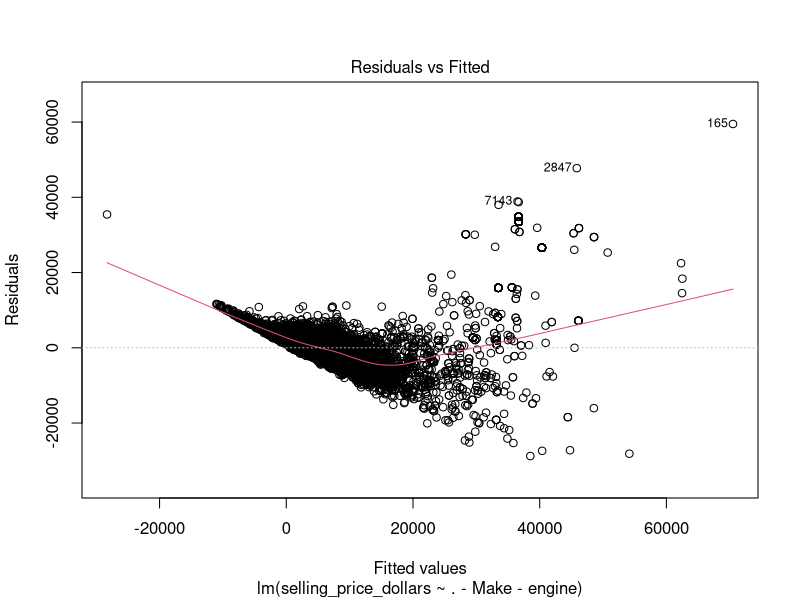
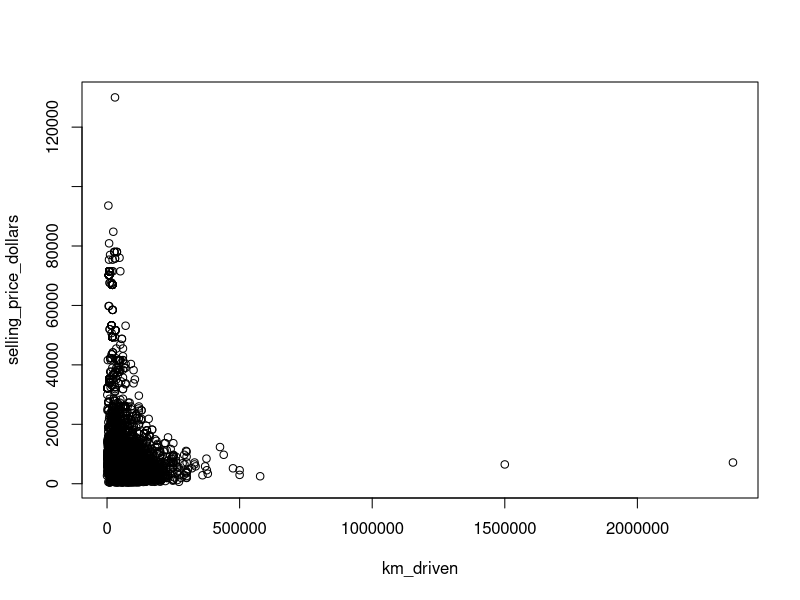
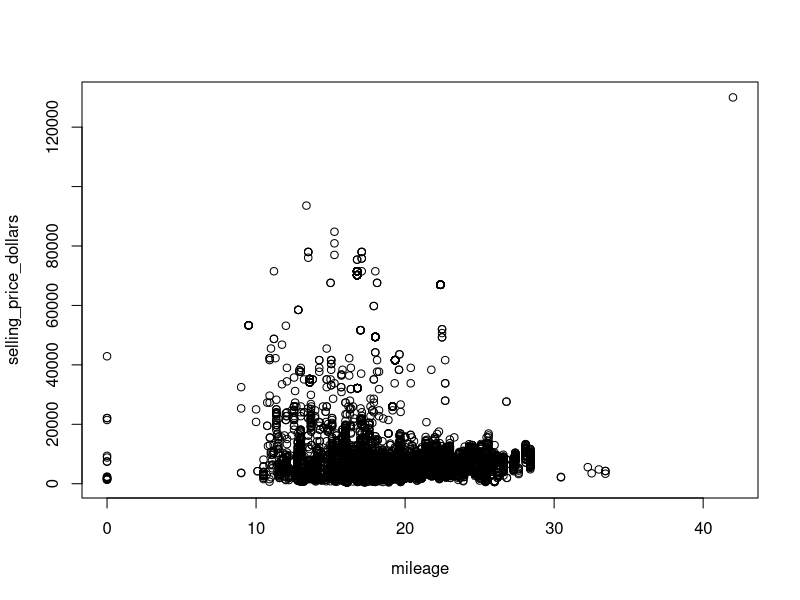
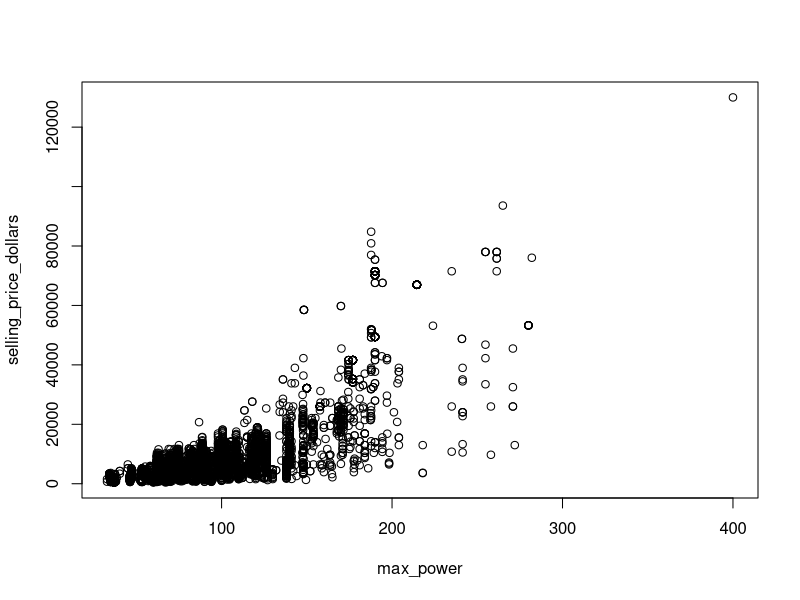
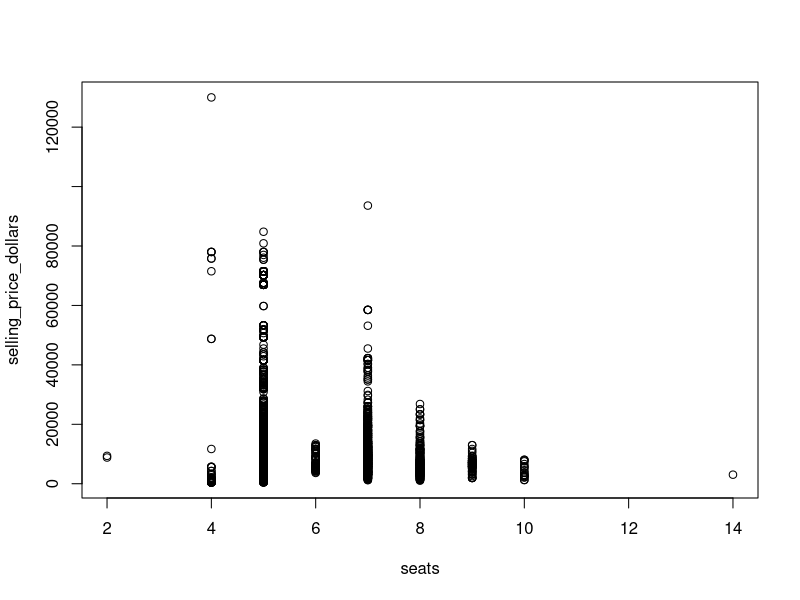
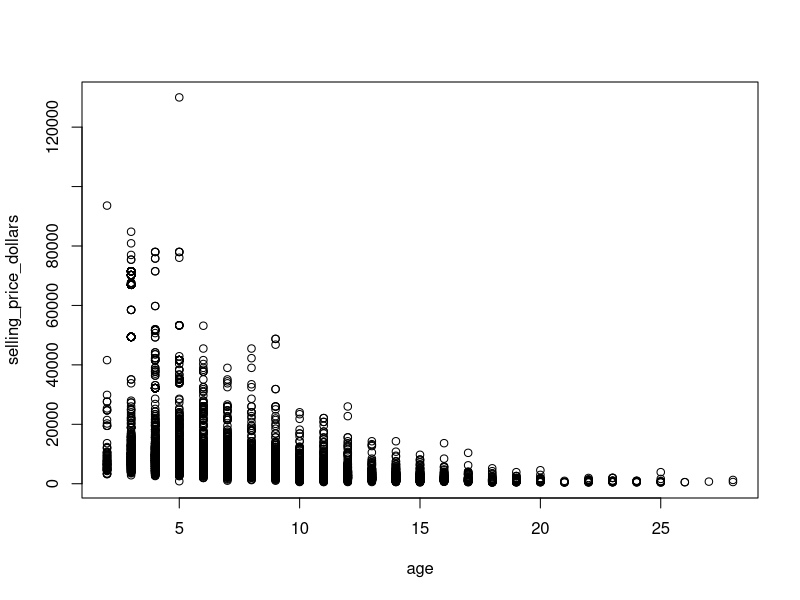
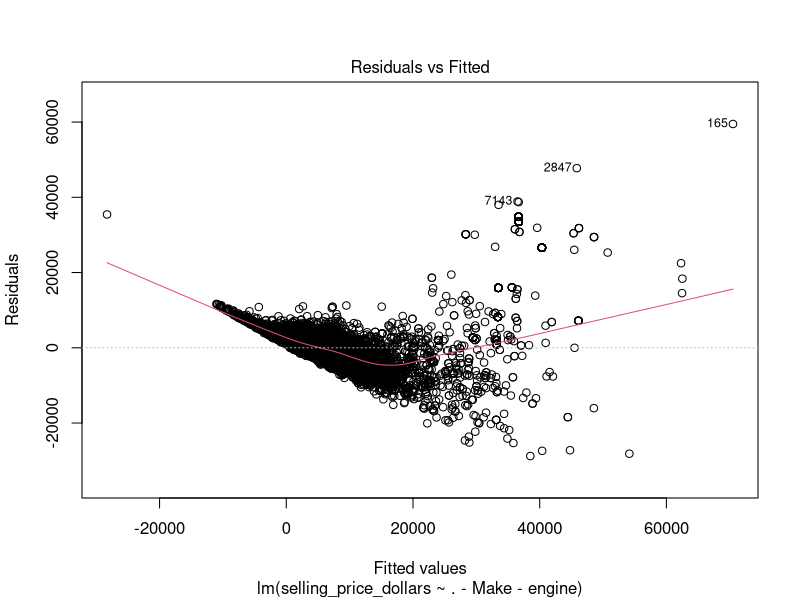
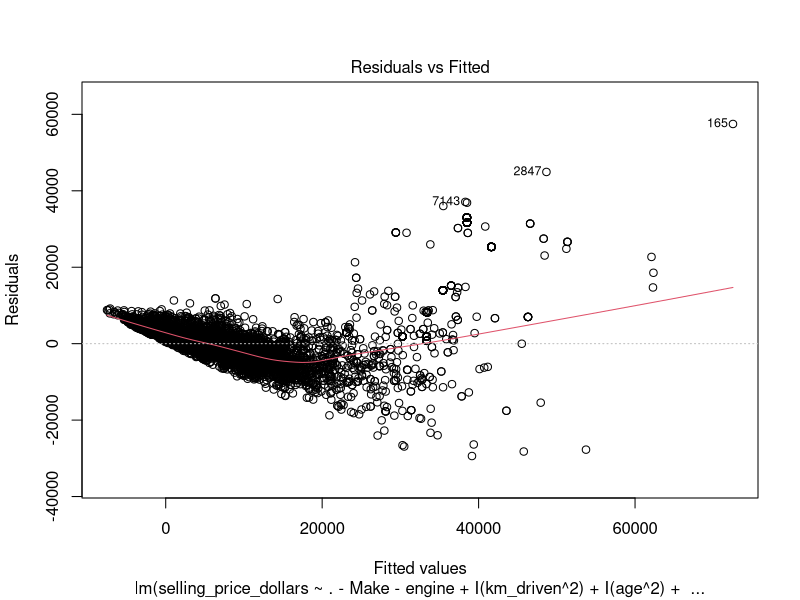

The R script that drew these images, in order:
## ---- chunk 1
knitr::opts_chunk$set(echo = TRUE)
## ---- chunk 2
library(readr)
library(dplyr)
library(stringr)
library(tidyr)
library(tidyverse)
## ---- chunk 3
# Read data
vehicles <- read_csv("data/cars_processed.csv")

# Convert chr columns to factors 
factor_column_names <- colnames(vehicles %>% select(where(is.character)))
vehicles[, factor_column_names] <- lapply(vehicles[,factor_column_names], factor)

head(vehicles)
## ---- chunk 4
vehicles_lr <- vehicles %>% select(-c(year, selling_price, selling_price_binary))
head(vehicles_lr)
## ---- chunk 5
#Multiple linear regression
mlr_obj <- lm(selling_price_dollars ~ .,
             data = vehicles_lr)
summary(mlr_obj)
#full model is significant but there are some individual predictors are not significant.
## ---- chunk 6
library(car)
vif(mlr_obj) 
## ---- chunk 7
reduced_1 <- lm(selling_price_dollars ~ .-Make, 
             data = vehicles_lr)
## ---- chunk 8
vif(reduced_1)
## ---- chunk 9
reduced_2 <- lm(selling_price_dollars ~ .-Make-engine,
             data = vehicles_lr)
#summary(reduced_2)
## ---- chunk 10
vif(reduced_2)
## ---- chunk 11
step(reduced_2)
## ---- chunk 12
# rename reduced_2 as final_model
final_model <- lm(selling_price_dollars ~ .-Make-engine,
             data = vehicles_lr)
summary(final_model)
## ---- chunk 13
#without fuel
null_model1 <- lm(selling_price_dollars ~ .-Make-engine-fuel,
             data = vehicles_lr)

#full vs without fuel
anova(final_model, null_model1)
## ---- chunk 14
#without owner
null_model2 <- lm(selling_price_dollars ~ .-Make-engine-owner,
             data = vehicles_lr)

#full vs without owner
anova(final_model, null_model2)
## ---- chunk 15
#without owner + fuel
null_model3 <- lm(selling_price_dollars ~ .-Make-engine-owner-fuel,
             data = vehicles_lr)

#full vs without fuel + owner
anova(final_model, null_model3)
## ---- chunk 16
summary(final_model)
## ---- chunk 17
## Residuals-vs-Fitted Plot (the 1st diagnostic plot):
plot(final_model, which = 1)
## ---- chunk 18
# plot of response against individual predictors. 
plot(selling_price_dollars ~ km_driven, data = vehicles_lr)
plot(selling_price_dollars ~ mileage, data = vehicles_lr)
plot(selling_price_dollars ~ max_power, data = vehicles_lr)
plot(selling_price_dollars ~ seats, data = vehicles_lr)
plot(selling_price_dollars ~ age, data = vehicles_lr)
## ---- chunk 19
# seeing if adding polynomial terms helps. It doesn't
final_kmageseats_poly <- lm(selling_price_dollars~ .-Make-engine + I(km_driven^2) + I(age^2) + I(seats^2),
             data = vehicles_lr)
plot(final_model, which = 1)
plot(final_kmageseats_poly, which = 1)
## ---- chunk 20
# log transformation of response to address non-constant variance
final_logY <- lm(log(selling_price_dollars)~ .-Make-engine,
             data = vehicles_lr)
plot(final_logY , which = 1)
## ---- chunk 21
# plot response against individual predictors
plot(log(selling_price_dollars) ~ km_driven, data = vehicles_lr)
plot(log(selling_price_dollars) ~ mileage, data = vehicles_lr)
plot(log(selling_price_dollars) ~ max_power, data = vehicles_lr)
plot(log(selling_price_dollars) ~ seats, data = vehicles_lr)
plot(log(selling_price_dollars) ~ age, data = vehicles_lr)
## ---- chunk 22
# Add age^2 polynomial term
final_logY_agepoly <- lm(log(selling_price_dollars)~ .-Make-engine + I(age^2),
             data = vehicles_lr)
plot(final_logY , which = 1)
plot(final_logY_agepoly , which = 1)
## ---- chunk 23
# add interaction terms. Not successful
final_logY_agepoly_interact <- lm(log(selling_price_dollars)~ .-Make-engine + I(age^2) + max_power:km_driven,
             data = vehicles_lr)
plot(final_logY_agepoly , which = 1)
plot(final_logY_agepoly_interact , which = 1)
## ---- chunk 24
# final model called "final_model" with the form log(selling_price_dollars)~ .-Make-engine + I(age^2)
final_logY_agepoly <- lm(log(selling_price_dollars)~ .-Make-engine + I(age^2),
             data = vehicles_lr)
final_model <- final_logY_agepoly

plot(final_logY_agepoly, which = 1)
## ---- chunk 25
plot(final_model, which = 2)
plot(density(resid(final_model)))

## ---- chunk 26
plot(final_model, which=3) 
plot(rstandard(final_model))
text(x=1:nrow(vehicles_lr),y=rstandard(final_model), rownames(vehicles_lr), cex=0.6, pos=4, col="red")
## ---- chunk 27
plot(hatvalues(final_model))
text(x=1:nrow(vehicles_lr),y=hatvalues(final_model), rownames(vehicles_lr), cex=0.6, pos=4, col="red")
## ---- chunk 28
plot(final_model, which = 4)
## ---- chunk 29
vehicles_lr[3378,]
## ---- chunk 30
summary(vehicles_lr$km_driven)
## ---- chunk 31
boxplot(vehicles_lr$km_driven)
## ---- chunk 32
# remove outlier
vehicles_lr_wout_outlier <- vehicles_lr[-c(3378),]

# Refit model without outlier
final_model_wout_outlier <- lm(log(selling_price_dollars)~ .-Make-engine + I(age^2),
             data = vehicles_lr_wout_outlier)
## ---- chunk 33
# Model diagnostics after removing outlier
plot(final_model_wout_outlier, which = 1)
plot(final_model_wout_outlier, which = 2)
plot(final_model_wout_outlier, which = 4)
## ---- chunk 34
summary(final_model)
summary(final_model_wout_outlier)
## ---- chunk 35
# final model
summary(final_model, data = vehicles_lr)
